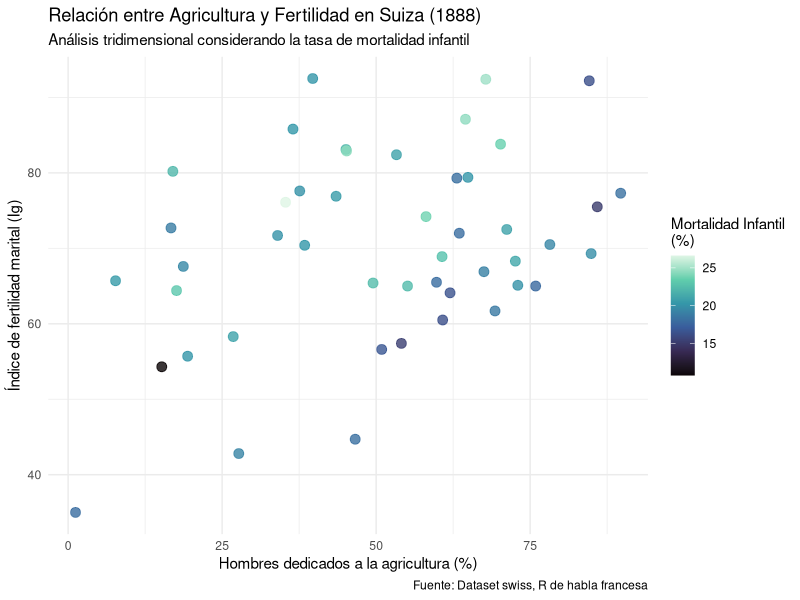
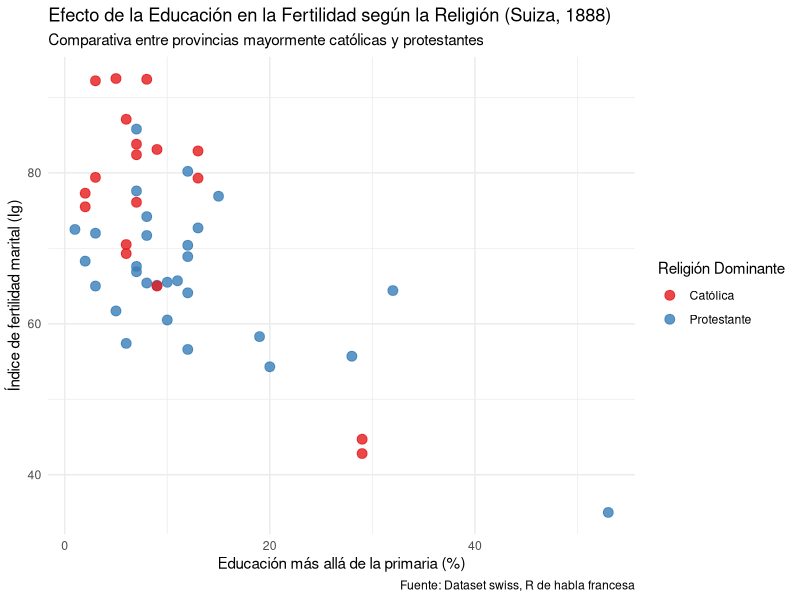
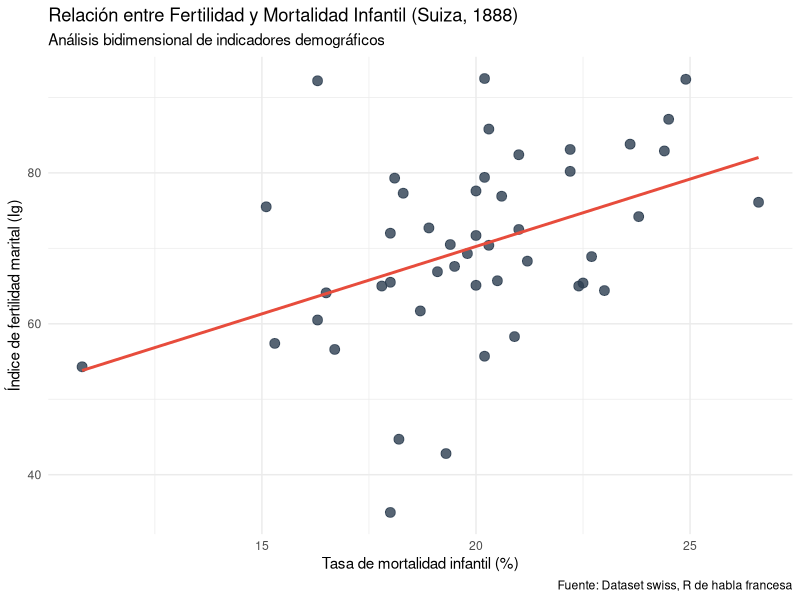

Recreate these plots in R, in order.
## ---- chunk 1
library(dplyr)
library(ggplot2)
library(tidyr)
library(forcats)
## ---- chunk 2
suiza <- as_tibble(swiss, rownames = "Provincias")
## ---- chunk 3
suiza
## ---- chunk 4
dim(suiza)
## ---- chunk 5
names(suiza)
## ---- chunk 6
colSums(is.na(suiza))
## ---- chunk 7
glimpse(suiza)
## ---- chunk 8
grafica_1 <- ggplot(suiza, aes(x = Agriculture, y = Fertility, color = Infant.Mortality)) +
  geom_point(size = 3, alpha = 0.8) +
  scale_color_viridis_c(option = "mako", name = "Mortalidad Infantil\n(%)") +
  labs(
    title = "Relación entre Agricultura y Fertilidad en Suiza (1888)",
    subtitle = "Análisis tridimensional considerando la tasa de mortalidad infantil",
    x = "Hombres dedicados a la agricultura (%)",
    y = "Índice de fertilidad marital (Ig)",
    caption = "Fuente: Dataset swiss, R de habla francesa"
  ) +
  theme_minimal()

grafica_1
## ---- chunk 9
suiza_religion <- suiza %>%
  mutate(Religion_Dominante = if_else(Catholic > 50, "Católica", "Protestante"))

grafica_2 <- ggplot(suiza_religion, aes(x = Education, y = Fertility, color = Religion_Dominante)) +
  geom_point(size = 3, alpha = 0.8) +
  scale_color_manual(values = c("Católica" = "#E41A1C", "Protestante" = "#377EB8"), name = "Religión Dominante") +
  labs(
    title = "Efecto de la Educación en la Fertilidad según la Religión (Suiza, 1888)",
    subtitle = "Comparativa entre provincias mayormente católicas y protestantes",
    x = "Educación más allá de la primaria (%)",
    y = "Índice de fertilidad marital (Ig)",
    caption = "Fuente: Dataset swiss, R de habla francesa"
  ) +
  theme_minimal()

grafica_2
## ---- chunk 10
grafica_3 <- ggplot(suiza, aes(x = Infant.Mortality, y = Fertility)) +
  geom_point(size = 3, color = "#2C3E50", alpha = 0.8) +
  geom_smooth(method = "lm", color = "#E74C3C", se = FALSE) +
  labs(
    title = "Relación entre Fertilidad y Mortalidad Infantil (Suiza, 1888)",
    subtitle = "Análisis bidimensional de indicadores demográficos",
    x = "Tasa de mortalidad infantil (%)",
    y = "Índice de fertilidad marital (Ig)",
    caption = "Fuente: Dataset swiss, R de habla francesa"
  ) +
  theme_minimal()

grafica_3
